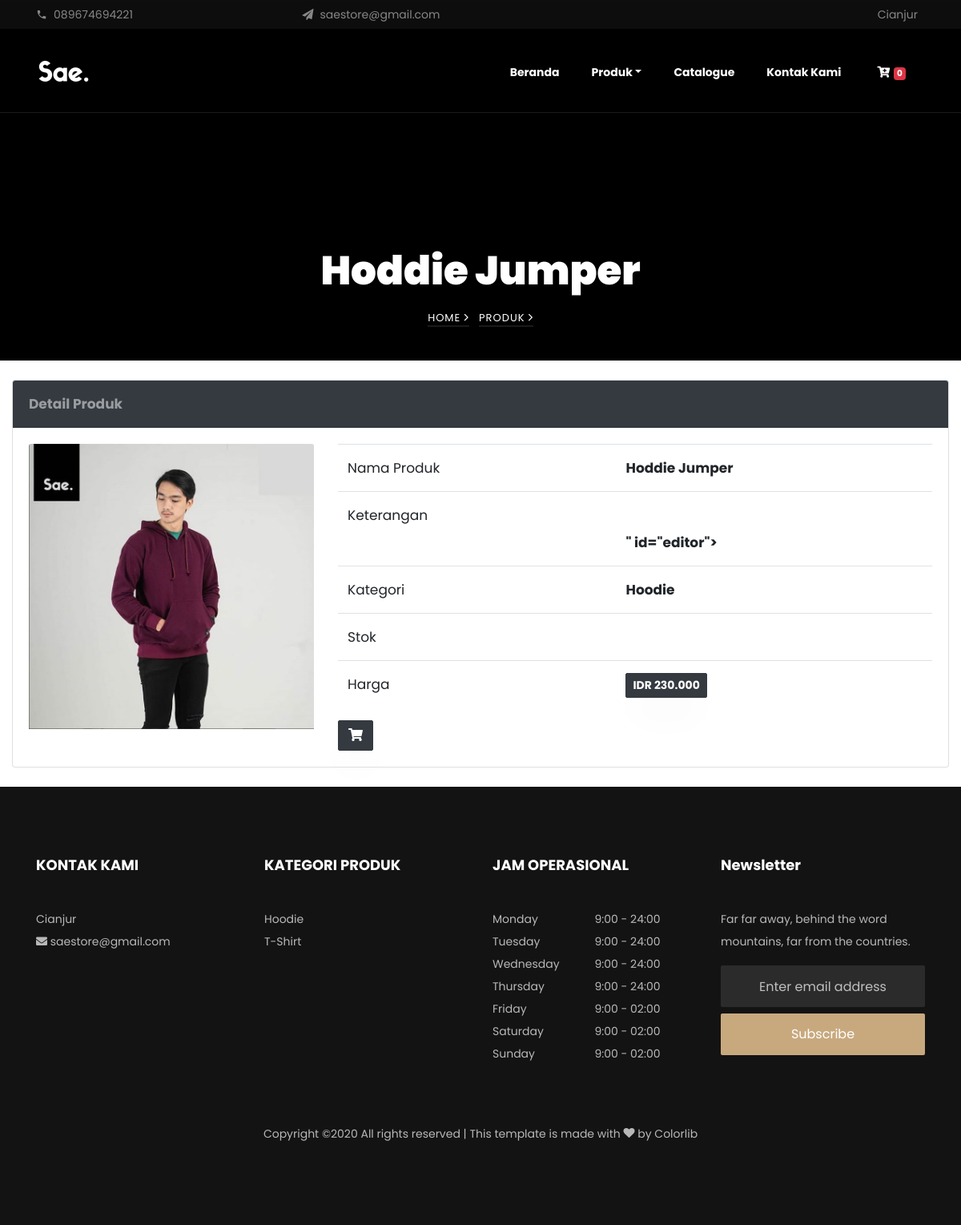
The page /produk/detail/hoddie-jumper-hoodie05 on the database its author committed.
### tables this page shows
CREATE TABLE `konfigurasi` (
  `id_konfigurasi` int(11) NOT NULL,
  `namaweb` varchar(255) NOT NULL,
  `tagline` varchar(255) DEFAULT NULL,
  `email` varchar(255) DEFAULT NULL,
  `website` varchar(255) DEFAULT NULL,
  `keywords` text DEFAULT NULL,
  `metatext` text DEFAULT NULL,
  `telepon` varchar(50) DEFAULT NULL,
  `alamat` varchar(300) DEFAULT NULL,
  `facebook` varchar(255) DEFAULT NULL,
  `instagram` varchar(255) DEFAULT NULL,
  `deskripsi` text DEFAULT NULL,
  `logo` varchar(255) DEFAULT NULL,
  `icon` varchar(255) DEFAULT NULL,
  `rekening_pembayaran` varchar(255) DEFAULT NULL,
  `tanggal_update` timestamp NOT NULL DEFAULT current_timestamp() ON UPDATE current_timestamp()
);

CREATE TABLE `produk` (
  `id_produk` int(11) NOT NULL,
  `id_user` int(11) NOT NULL,
  `id_kategori` int(11) NOT NULL,
  `kode_produk` varchar(32) NOT NULL,
  `nama_produk` varchar(255) NOT NULL,
  `slug_produk` varchar(255) NOT NULL,
  `keyword` text DEFAULT NULL,
  `harga` int(11) NOT NULL,
  `stok` int(11) DEFAULT NULL,
  `gambar` varchar(255) NOT NULL,
  `berat` float DEFAULT NULL,
  `ukuran` varchar(255) DEFAULT NULL,
  `status_produk` varchar(20) NOT NULL,
  `tanggal_post` datetime NOT NULL,
  `tanggal_update` timestamp NOT NULL DEFAULT current_timestamp() ON UPDATE current_timestamp(),
  `keterangan` text NOT NULL
);

CREATE TABLE `kategori` (
  `id_kategori` int(11) NOT NULL,
  `slug_kategori` varchar(255) NOT NULL,
  `nama_kategori` varchar(255) NOT NULL,
  `urutan` int(11) DEFAULT NULL,
  `tanggal_update` timestamp NOT NULL DEFAULT current_timestamp() ON UPDATE current_timestamp()
);

### application/views/layout/wrapper.php (called while the page is built)
<?php
require_once('head.php');
require_once('header.php');
require_once('nav.php');
require_once('content.php');
require_once('footer.php');

### application/controllers/Produk.php (called while the page is built, shortened)
<?php
class Produk extends CI_Controller
{
    public function __construct()
    {
        $this->load->model('produk_model');
        $this->load->model('kategori_model');
    }
    public function detail($slug_produk)
    {
        $site       = $this->konfigurasi_model->listing();
        $produk     = $this->produk_model->read($slug_produk);
        $data = array(
            'title'             => $produk->nama_produk,
            'site'              => $site,
            'produk'            => $produk,
            'isi'               => 'produk/detail'
        );
        $this->load->view('layout/wrapper', $data, FALSE);
    }
}

### index.php (called while the page is built, shortened)
<?php
require_once BASEPATH.'core/CodeIgniter.php';

### application/models/konfigurasi_model.php (called while the page is built, shortened)
<?php
class Konfigurasi_model extends CI_Model
{
    public function listing()
    {
        $query = $this->db->get('konfigurasi');
        return $query->row();
    }
    public function nav_produk()
    {
        $this->db->select('produk.*,
                            kategori.nama_kategori,
                            kategori.slug_kategori');
        $this->db->from('produk');
        $this->db->join('kategori', 'kategori.id_kategori = produk.id_kategori', 'left');
        $this->db->group_by('produk.id_kategori');
        $this->db->order_by('kategori.urutan', 'ASC');
        $query = $this->db->get();
        return $query->result();
    }
}

### application/views/layout/content.php (called while the page is built)
<?php
if ($isi) {
    $this->load->view($isi);
}

### application/models/Produk_model.php (called while the page is built, shortened)
<?php
class Produk_model extends CI_Model
{
    public function read($slug_produk)
    {
        $this->db->select(
            'produk.*, users.nama, kategori.nama_kategori, kategori.slug_kategori'
        );
        $this->db->from('produk');
        $this->db->join('users', 'users.id_user = produk.id_user', 'left');
        $this->db->join('kategori', 'kategori.id_kategori = produk.id_kategori', 'left');
        $this->db->where('produk.status_produk', 'Publish');
        $this->db->where('produk.slug_produk', $slug_produk);
        $this->db->order_by('id_produk', 'desc');
        $query = $this->db->get();
        return $query->row();
    }
}

### application/views/produk/detail.php (the view, shortened to what this page needs)
<section class="hero-wrap hero-wrap-2" style="background-image: url(<?php echo base_url('assets/template/images/bg_3.jpeg') ?>);" data-stellar-background-ratio="0.5">
    <div class="overlay"></div>
    <div class="container">
        <div class="row no-gutters slider-text align-items-end justify-content-center">
            <div class="col-md-9 ftco-animate text-center mb-4">
                <h1 class="mb-2 bread"><?= $title; ?></h1>
                <p class="breadcrumbs"><span class="mr-2"><a href="index.html">Home <i class="ion-ios-arrow-forward"></i></a></span> <span>Produk <i class="ion-ios-arrow-forward"></i></span></p>
            </div>
        </div>
    </div>
</section>
<div class="container-fluid mb-4 mt-4">
    <div class="card">
        <div class="card-header bg-dark">
            <strong class="text-white-50">Detail Produk</strong>
        </div>
        <div class="card-body ">
            <?php
            echo form_open(base_url('belanja/add'));
            ?>
            <div class="row">
                <div class="col-md-4">
                    <img src="<?php echo base_url('assets/upload/image/' . $produk->gambar) ?>" class="card-img-top">
                </div>
                <div class="col-md-8">
                    <table class="table">
                        <tr>
                            <td>Nama Produk</td>
                            <td><strong><?= $produk->nama_produk; ?></strong></td>
                        </tr>
                        <tr>
                            <td>Keterangan</td>
                            <td><strong><?= $produk->keterangan; ?></strong></td>
                        <tr>
                            <td>Kategori</td>
                            <td><strong>Hoodie</strong></td>
                        </tr>
                        <tr>
                            <td>Stok</td>
                            <td>
                            </td>
                        </tr>
                        <tr>
                            <td>Harga</td>
                            <td><strong>
                                    <div class="btn btn-sm btn-dark"><strong>IDR <?= number_format($produk->harga, '0', ',', '.'); ?></strong> </div>
                                </strong></td>
                        </tr>
                    <button type="submit" value="submit" class="btn btn-dark"><i class="fas fa-shopping-cart"></i></button>
                </div>
            </div>
        </div>
    </div>

### application/views/layout/header.php
<div class="py-1 bg-black top">
    <div class="container">
        <div class="row no-gutters d-flex align-items-start align-items-center px-md-0">
            <div class="col-lg-12 d-block">
                <div class="row d-flex">
                    <div class="col-md pr-4 d-flex topper align-items-center">
                        <div class="icon mr-2 d-flex justify-content-center align-items-center"><span class="icon-phone2"></span></div>
                        <span class="text"><?= $site->telepon; ?></span>
                    </div>
                    <div class="col-md pr-4 d-flex topper align-items-center">
                        <div class="icon mr-2 d-flex justify-content-center align-items-center"><span class="icon-paper-plane"></span></div>
                        <span class="text"><?= $site->email; ?></span>
                    </div>
                    <div class="col-md-5 pr-4 d-flex topper align-items-center text-lg-right justify-content-end">
                        <p class="mb-0 register-link"><span><?= $site->alamat; ?></span></p>
                    </div>
                </div>
            </div>
        </div>
    </div>
</div>

### application/views/layout/nav.php (shortened to what this page needs)
<nav class="navbar navbar-expand-lg navbar-dark ftco_navbar bg-dark ftco-navbar-light" id="ftco-navbar">
    <div class="container">
        <a class="navbar-brand" href="index.html"><img src="<?php echo base_url('assets/upload/image/' . $site->logo) ?>" alt="<?php echo $site->namaweb ?> | <?php echo $site->tagline ?>"></a>
        <div class="collapse navbar-collapse" id="ftco-nav">
            <ul class="navbar-nav ml-auto">
                <li class="nav-item"><a href="<?php echo base_url() ?>" class="nav-link"><strong>Beranda</strong></a></li>
                <ul class="navbar-nav dropdown list-unstyled">
                    <li class="nav-item"><a href="<?php echo base_url('produk') ?>" class="nav-link dropdown-toggle"><strong>Produk</strong></a></li>
                </ul>
                <li class="nav-item"><a href="#" class="nav-link"><strong>Catalogue</strong></a></li>
                <li class="nav-item"><a href="#" class="nav-link"><strong>Kontak Kami</strong></a></li>
                <li class="nav-item dropdown no-arrow mx-1">
                    <a class="nav-link dropdown-toggle" href="#" id="alertsDropdown" role="button" data-toggle="dropdown" aria-haspopup="true" aria-expanded="false">
                        <i class="fas fa-cart-plus fa-fw"></i>
                        <?php
                        $keranjang = $this->cart->contents();
                        ?>
                        <span class="badge badge-danger badge-counter"><?php echo count($keranjang) ?></span>
                    </a>
                </li>
            </ul>
        </div>
    </div>
</nav>

### application/views/layout/footer.php (shortened to what this page needs)
<?php
$site = $this->konfigurasi_model->listing();
$nav_produk_footer = $this->konfigurasi_model->nav_produk();
?>
<footer class="ftco-footer ftco-bg-dark ftco-section">
    <div class="container">
        <div class="row mb-5">
            <div class="col-md-6 col-lg-3">
                <div class="ftco-footer-widget mb-4">
                    <h2 class="ftco-heading-2">KONTAK KAMI</h2>
                    <p>
                        <?php echo nl2br($site->alamat) ?><br>
                        <i class="fas fa-envelope"></i> <?= $site->email; ?>
                    </p>
                    <ul class="ftco-footer-social list-unstyled float-md-left float-lft mt-3">
                    </ul>
                </div>
            </div>
            <div class="col-md-6 col-lg-3">
                <div class="ftco-footer-widget mb-4">
                    <h2 class="ftco-heading-2">KATEGORI PRODUK</h2>
                    <ul class="list-unstyled open-hours">
                        <?php foreach ($nav_produk_footer as $nav_produk_footer) { ?>
                            <li class="d-flex"><span><a href="<?php echo base_url('produk/kategori/' . $nav_produk_footer->slug_kategori) ?>"><?php echo $nav_produk_footer->nama_kategori ?></a></span></li>
                        <?php } ?>
                    </ul>
                </div>
            </div>
            <div class="col-md-6 col-lg-3">
                <div class="ftco-footer-widget mb-4">
                    <h2 class="ftco-heading-2">JAM OPERASIONAL</h2>
                    <ul class="list-unstyled open-hours">
                        <li class="d-flex"><span>Monday</span><span>9:00 - 24:00</span></li>
                        <li class="d-flex"><span>Tuesday</span><span>9:00 - 24:00</span></li>
                        <li class="d-flex"><span>Wednesday</span><span>9:00 - 24:00</span></li>
                        <li class="d-flex"><span>Thursday</span><span>9:00 - 24:00</span></li>
                        <li class="d-flex"><span>Friday</span><span>9:00 - 02:00</span></li>
                        <li class="d-flex"><span>Saturday</span><span>9:00 - 02:00</span></li>
                        <li class="d-flex"><span>Sunday</span><span> 9:00 - 02:00</span></li>
                    </ul>
                </div>
            </div>
            <div class="col-md-6 col-lg-3">
                <div class="ftco-footer-widget mb-4">
                    <h2 class="ftco-heading-2">Newsletter</h2>
                    <p>Far far away, behind the word mountains, far from the countries.</p>
                    <form action="#" class="subscribe-form">
                        <div class="form-group">
                            <input type="text" class="form-control mb-2 text-center" placeholder="Enter email address">
                            <input type="submit" value="Subscribe" class="form-control submit px-3">
                        </div>
                    </form>
                </div>
            </div>
        </div>
        <div class="row">
            <div class="col-md-12 text-center">
                <p>
                    Copyright &copy; All rights reserved | This template is made with <i class="icon-heart" aria-hidden="true"></i> by <a href="https://colorlib.com" target="_blank">Colorlib</a>
                </p>
            </div>
        </div>
    </div>
</footer>
</body>
</html>

### assets/template/css/icomoon.css (style rules this page uses)
[class^="icon-"], [class*=" icon-"] { font-family: 'icomoon' !important; speak: none; font-style: normal; font-weight: normal; font-variant: normal; text-transform: none; line-height: 1; -webkit-font-smoothing: antialiased; -moz-osx-font-smoothing: grayscale; }
.icon-heart:before { content: "\f004"; }
.icon-paper-plane:before { content: "\f1d8"; }
.icon-phone2:before { content: "\e0cd"; }

### rows shown on the page
konfigurasi: telepon "089674694221", email "saestore@gmail.com", alamat "Cianjur", logo (picture)
produk: gambar (picture), nama_produk "Hoddie Jumper", keterangan "\" id=\"editor\">", harga "230.000"
produk: id_kategori.nama_kategori "Hoodie"
produk: id_kategori.nama_kategori "T-Shirt"

### other values the page prints
count($keranjang) "0"
$title "Hoddie Jumper"
